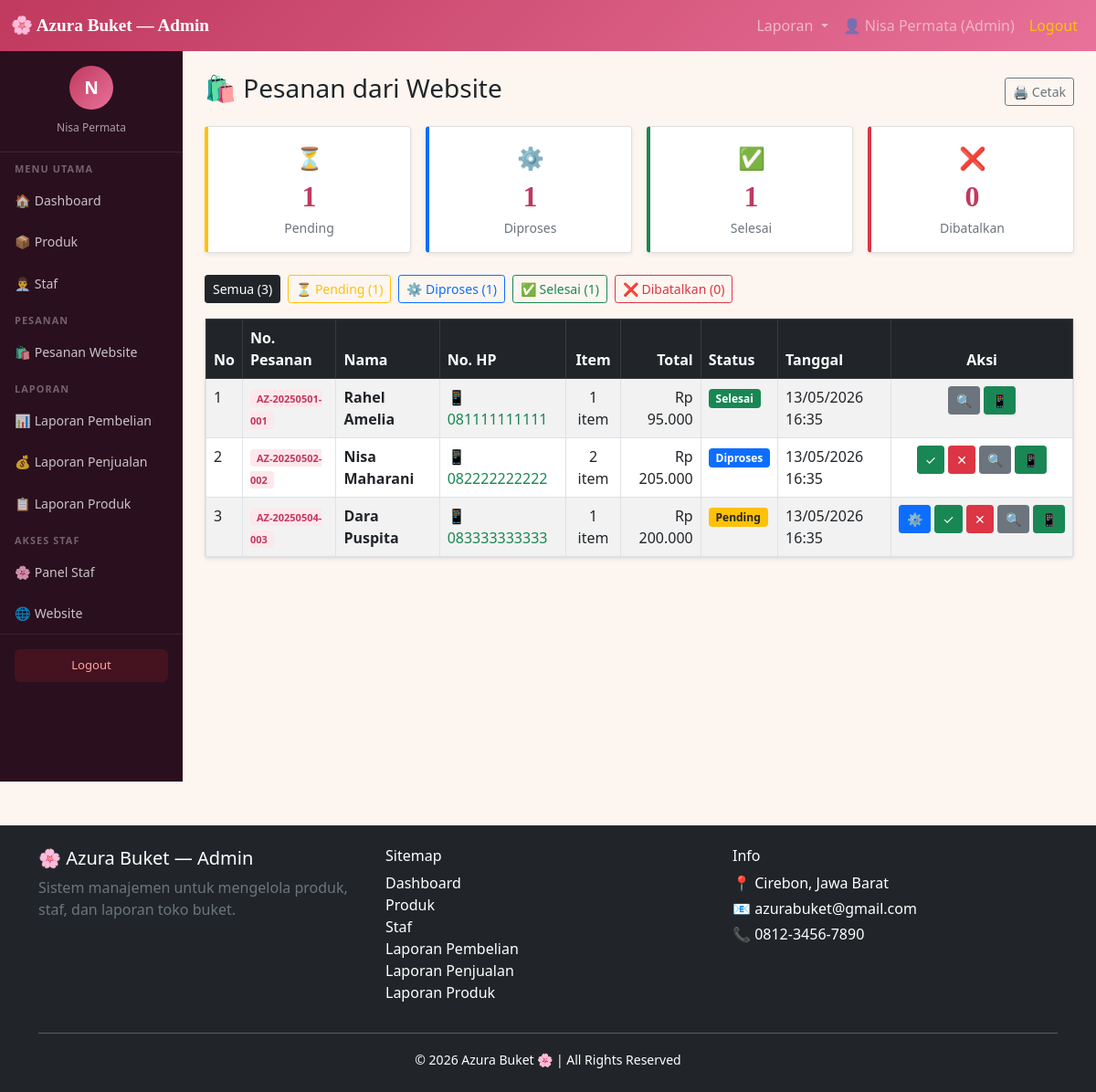
The page /admin/index.php?menu=pesanan (signed in) on the database its author committed.
### tables this page shows
CREATE TABLE IF NOT EXISTS `pesanan` (
  `id`          INT AUTO_INCREMENT PRIMARY KEY,
  `no_pesanan`  VARCHAR(50) NOT NULL UNIQUE,
  `nama`        VARCHAR(100) NOT NULL,
  `no_hp`       VARCHAR(20)  NOT NULL,
  `alamat`      TEXT,
  `catatan`      TEXT,
  `metode_bayar` VARCHAR(50) DEFAULT '',
  `status`       ENUM('pending','diproses','selesai','dibatalkan') DEFAULT 'pending',
  `created_at`   TIMESTAMP DEFAULT CURRENT_TIMESTAMP
);

### admin/pesanan.php (the view, shortened to what this page needs)
<?php
include 'koneksi.php';
$filter_status = $_GET['status'] ?? '';
$where = '';
$data = mysqli_query($conn, "
    SELECT p.*,
           COUNT(dp.id)      AS jml_item,
           SUM(dp.subtotal)  AS total
    FROM pesanan p
    LEFT JOIN detail_pesanan dp ON dp.no_pesanan = p.no_pesanan
    $where
    GROUP BY p.no_pesanan
    ORDER BY p.created_at DESC
");
$countStatus = [];
foreach (['pending','diproses','selesai','dibatalkan'] as $st) {
    $q = mysqli_query($conn, "SELECT COUNT(*) c FROM pesanan WHERE status='$st'");
    $countStatus[$st] = mysqli_fetch_assoc($q)['c'] ?? 0;
}
?>
<div class="d-flex justify-content-between align-items-center mb-3 flex-wrap gap-2">
    <h3>🛍️ Pesanan dari Website</h3>
    <button onclick="window.print()" class="btn btn-outline-secondary btn-sm">🖨 Cetak</button>
</div>
<div class="row g-3 mb-4">
    <?php
    $stColors = [
        'pending'    => ['warning','⏳'],
        'diproses'   => ['primary','⚙️'],
        'selesai'    => ['success','✅'],
        'dibatalkan' => ['danger', '❌'],
    ];
    foreach ($stColors as $st => [$color, $ico]):
    ?>
    <div class="col-6 col-md-3">
        <div class="card shadow-sm text-center p-3" style="border-left:4px solid var(--bs-<?= $color ?>)">
            <div style="font-size:1.5rem"><?= $ico ?></div>
            <div style="font-family:Georgia,serif;font-size:2rem;font-weight:700;color:#c0395e">
                <?= $countStatus[$st] ?>
            </div>
            <small class="text-muted"><?= ucfirst($st) ?></small>
        </div>
    </div>
    <?php endforeach; ?>
</div>
<div class="mb-3 d-flex gap-2 flex-wrap">
    <a href="index.php?menu=pesanan" class="btn btn-sm <?= !$filter_status ? 'btn-dark' : 'btn-outline-secondary' ?>">
        Semua (<?= array_sum($countStatus) ?>)
    </a>
    <?php foreach ($stColors as $st => [$color, $ico]): ?>
    <a href="index.php?menu=pesanan&status=<?= $st ?>"
       class="btn btn-sm btn-<?= $filter_status===$st ? $color : "outline-$color" ?>">
        <?= $ico ?> <?= ucfirst($st) ?> (<?= $countStatus[$st] ?>)
    </a>
    <?php endforeach; ?>
</div>
<div class="card shadow-sm">
    <div class="card-body p-0">
        <div class="table-responsive">
            <table class="table table-bordered table-striped mb-0" id="tabelPesanan">
                <thead class="table-dark">
                    <tr>
                        <th>No</th>
                        <th>No. Pesanan</th>
                        <th>Nama</th>
                        <th>No. HP</th>
                        <th class="text-center">Item</th>
                        <th class="text-end">Total</th>
                        <th>Status</th>
                        <th>Tanggal</th>
                        <th class="text-center">Aksi</th>
                    </tr>
                </thead>
                <tbody>
                <?php
                $no = 1;
                $badgeClass = [
                    'pending'    => 'bg-warning text-dark',
                    'diproses'   => 'bg-primary',
                    'selesai'    => 'bg-success',
                    'dibatalkan' => 'bg-danger',
                ];
                if ($data && mysqli_num_rows($data) > 0):
                    while ($row = mysqli_fetch_assoc($data)):
                        $bc = $badgeClass[$row['status']] ?? 'bg-secondary';
                ?>
                <tr>
                    <td><?= $no++ ?></td>
                    <td>
                        <a href="index.php?menu=detail_pesanan&no=<?= urlencode($row['no_pesanan']) ?>"
                           style="font-size:11px;background:#fde8ec;padding:2px 7px;border-radius:4px;color:#c0395e;text-decoration:none;font-weight:600">
                            <?= htmlspecialchars($row['no_pesanan']) ?>
                        </a>
                    </td>
                    <td><strong><?= htmlspecialchars($row['nama']) ?></strong></td>
                    <td>
                        <a href="https://wa.me/62<?= ltrim($row['no_hp'],'0') ?>"
                           target="_blank" class="text-decoration-none text-success fw-semibold">
                            📱 <?= htmlspecialchars($row['no_hp']) ?>
                        </a>
                    </td>
                    <td class="text-center"><?= $row['jml_item'] ?> item</td>
                    <td class="text-end">Rp <?= number_format($row['total'] ?? 0, 0, ',', '.') ?></td>
                    <td><span class="badge <?= $bc ?>"><?= ucfirst($row['status']) ?></span></td>
                    <td><?= date('d/m/Y H:i', strtotime($row['created_at'])) ?></td>
                    <td class="text-center" style="white-space:nowrap">
                        <?php if ($row['status'] === 'pending'): ?>
                            <a href="index.php?menu=pesanan&set_status=diproses&no=<?= urlencode($row['no_pesanan']) ?>"
                               class="btn btn-primary btn-sm"
                               onclick="return confirm('Ubah ke Diproses?')">⚙️</a>
                        <?php endif; ?>
                        <?php if (in_array($row['status'], ['pending','diproses'])): ?>
                            <a href="index.php?menu=pesanan&set_status=selesai&no=<?= urlencode($row['no_pesanan']) ?>"
                               class="btn btn-success btn-sm"
                               onclick="return confirm('Tandai Selesai?')">✓</a>
                            <a href="index.php?menu=pesanan&set_status=dibatalkan&no=<?= urlencode($row['no_pesanan']) ?>"
                               class="btn btn-danger btn-sm"
                               onclick="return confirm('Batalkan pesanan ini?')">✕</a>
                        <?php endif; ?>
                        <a href="index.php?menu=detail_pesanan&no=<?= urlencode($row['no_pesanan']) ?>"
                           class="btn btn-secondary btn-sm">🔍</a>
                        <a href="https://wa.me/62<?= ltrim($row['no_hp'],'0') ?>?text=Halo%20<?= urlencode($row['nama']) ?>%2C%20pesanan%20Anda%20<?= urlencode($row['no_pesanan']) ?>%20sedang%20kami%20proses%20%F0%9F%8C%B8"
                           target="_blank" class="btn btn-success btn-sm">📱</a>
                    </td>
                </tr>
                <?php
                    endwhile;
                endif; ?>
                </tbody>
            </table>
        </div>
    </div>
</div>

### admin/dashboard.php (style rules this page uses)
body { background-color: #fdf6f0; }

### rows shown on the page
pesanan: no_pesanan "AZ-20250501-001", nama "Rahel Amelia", no_hp "081111111111", jml_item "1", total "95.000", status "Selesai", created_at "13/05/2026 16:35"
pesanan: no_pesanan "AZ-20250502-002", nama "Nisa Maharani", no_hp "082222222222", jml_item "2", total "205.000", status "Diproses", created_at "13/05/2026 16:35"
pesanan: no_pesanan "AZ-20250504-003", nama "Dara Puspita", no_hp "083333333333", jml_item "1", total "200.000", status "Pending", created_at "13/05/2026 16:35"

### other values the page prints
$_SESSION['nama'] "Nisa Permata"
$_SESSION['role'] "Admin"
substr($_SESSION['nama'] ?? 'A', 0, 1) "N"
$ico "⏳"
$countStatus[$st] "1"
$st "Pending"
$ico "⚙️"
$st "Diproses"
$ico "✅"
$st "Selesai"
$ico "❌"
$countStatus[$st] "0"
$st "Dibatalkan"
array_sum($countStatus) "3"
